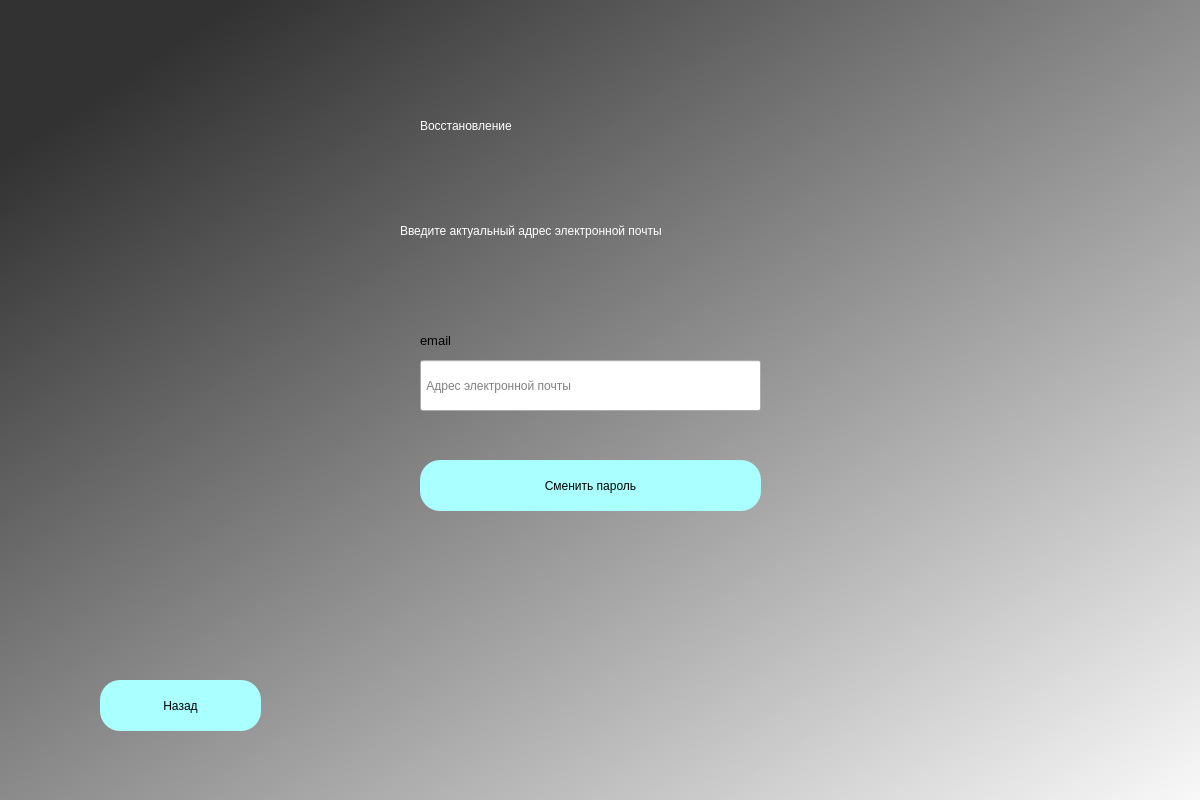
<?xml version="1.0" encoding="UTF-8"?>
<ui version="4.0">
 <class>Dialog</class>
 <widget class="QDialog" name="Dialog">
  <property name="geometry">
   <rect>
    <x>0</x>
    <y>0</y>
    <width>1200</width>
    <height>800</height>
   </rect>
  </property>
  <property name="windowTitle">
   <string>Dialog</string>
  </property>
  <widget class="QWidget" name="bgwidget" native="true">
   <property name="enabled">
    <bool>true</bool>
   </property>
   <property name="geometry">
    <rect>
     <x>0</x>
     <y>0</y>
     <width>1271</width>
     <height>821</height>
    </rect>
   </property>
   <property name="contextMenuPolicy">
    <enum>Qt::NoContextMenu</enum>
   </property>
   <property name="styleSheet">
    <string notr="true">QWidget#bgwidget{
background-color:qlineargradient(spread:pad, x1:0.091, y1:0.101636, x2:0.991379, y2:0.977, stop:0 rgba(50, 50, 50, 255), stop:1 rgba(255, 255, 255, 255));}
</string>
   </property>
   <widget class="QLineEdit" name="emailfield">
    <property name="geometry">
     <rect>
      <x>420</x>
      <y>360</y>
      <width>341</width>
      <height>51</height>
     </rect>
    </property>
    <property name="focusPolicy">
     <enum>Qt::StrongFocus</enum>
    </property>
    <property name="styleSheet">
     <string notr="true">font: 12pt &quot;MS Shell Dlg 2&quot;;</string>
    </property>
    <property name="text">
     <string/>
    </property>
    <property name="echoMode">
     <enum>QLineEdit::Normal</enum>
    </property>
    <property name="cursorPosition">
     <number>0</number>
    </property>
    <property name="dragEnabled">
     <bool>false</bool>
    </property>
    <property name="readOnly">
     <bool>false</bool>
    </property>
    <property name="placeholderText">
     <string> Адрес электронной почты</string>
    </property>
    <property name="clearButtonEnabled">
     <bool>true</bool>
    </property>
   </widget>
   <widget class="QLabel" name="label_3">
    <property name="geometry">
     <rect>
      <x>420</x>
      <y>330</y>
      <width>81</width>
      <height>20</height>
     </rect>
    </property>
    <property name="font">
     <font>
      <family>MS Shell Dlg 2</family>
      <pointsize>10</pointsize>
      <weight>50</weight>
      <italic>false</italic>
      <bold>false</bold>
     </font>
    </property>
    <property name="styleSheet">
     <string notr="true">font: 10pt &quot;MS Shell Dlg 2&quot;;</string>
    </property>
    <property name="text">
     <string>email</string>
    </property>
   </widget>
   <widget class="QLabel" name="error">
    <property name="geometry">
     <rect>
      <x>420</x>
      <y>420</y>
      <width>371</width>
      <height>31</height>
     </rect>
    </property>
    <property name="styleSheet">
     <string notr="true">font: 14pt &quot;MS Shell Dlg 2&quot;; color:red;</string>
    </property>
    <property name="text">
     <string/>
    </property>
   </widget>
   <widget class="QPushButton" name="changepass">
    <property name="geometry">
     <rect>
      <x>420</x>
      <y>460</y>
      <width>341</width>
      <height>51</height>
     </rect>
    </property>
    <property name="styleSheet">
     <string notr="true">border-radius:20px;
background-color: rgb(170, 255, 255);
font: 14pt &quot;MS Shell Dlg 2&quot;;</string>
    </property>
    <property name="text">
     <string>Сменить пароль</string>
    </property>
   </widget>
   <widget class="QPushButton" name="back">
    <property name="geometry">
     <rect>
      <x>100</x>
      <y>680</y>
      <width>161</width>
      <height>51</height>
     </rect>
    </property>
    <property name="styleSheet">
     <string notr="true">border-radius:20px;
background-color: rgb(170, 255, 255);
font: 14pt &quot;MS Shell Dlg 2&quot;;</string>
    </property>
    <property name="text">
     <string>Назад</string>
    </property>
   </widget>
   <widget class="QLabel" name="label">
    <property name="geometry">
     <rect>
      <x>420</x>
      <y>90</y>
      <width>371</width>
      <height>71</height>
     </rect>
    </property>
    <property name="styleSheet">
     <string notr="true">font: 36pt &quot;MS Shell Dlg 2&quot;; color:rgb(255, 255, 255)</string>
    </property>
    <property name="text">
     <string>Восстановление</string>
    </property>
   </widget>
   <widget class="QLabel" name="label_2">
    <property name="geometry">
     <rect>
      <x>400</x>
      <y>210</y>
      <width>471</width>
      <height>41</height>
     </rect>
    </property>
    <property name="styleSheet">
     <string notr="true">font: 16pt &quot;MS Shell Dlg 2&quot;;color:rgb(255, 255, 255)</string>
    </property>
    <property name="text">
     <string>Введите актуальный адрес электронной почты</string>
    </property>
   </widget>
  </widget>
 </widget>
 <resources/>
 <connections/>
</ui>
